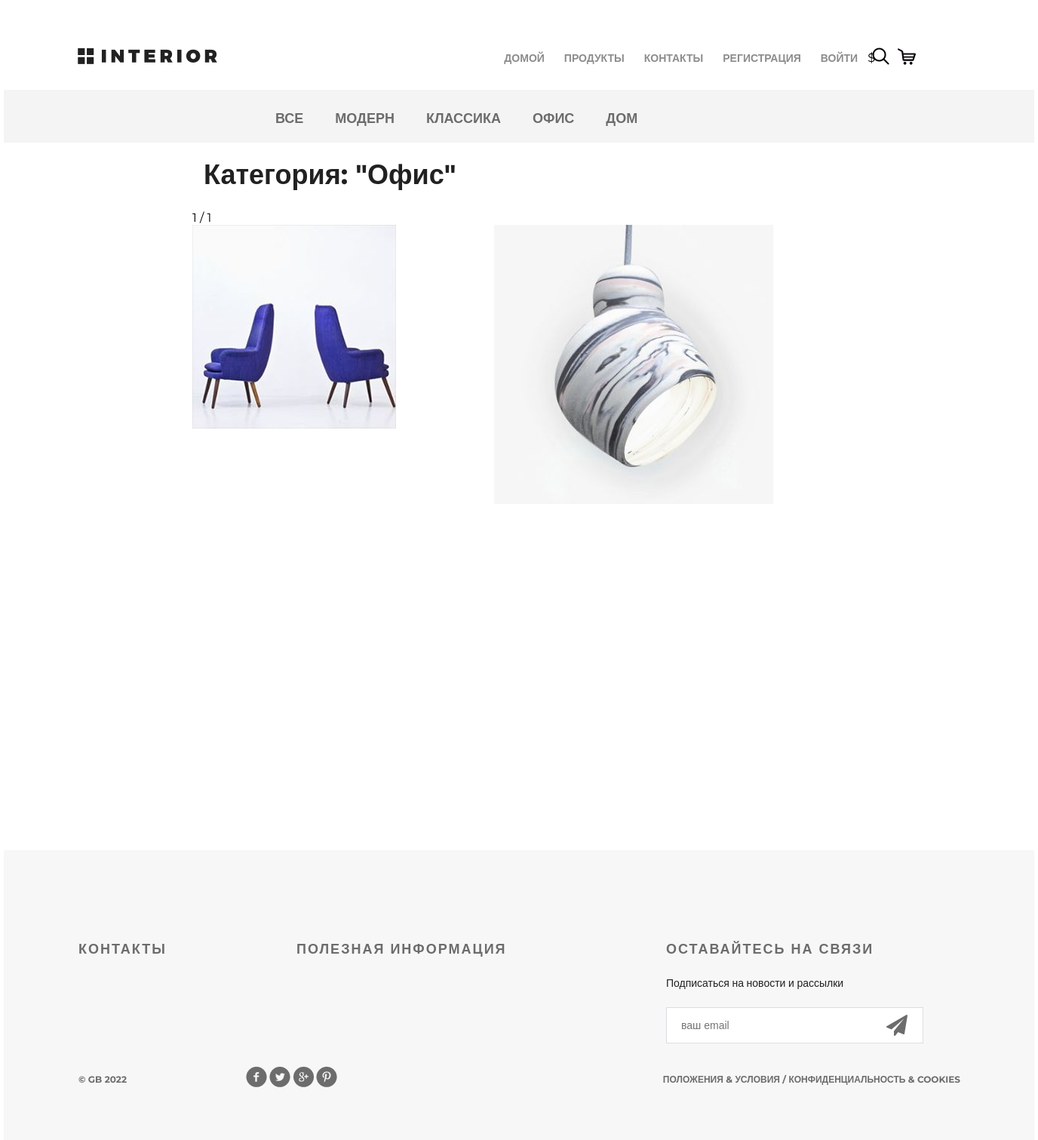
Screenshot of /products/category/8/ with the database file from the repository.
### mainapp/models.py (models this page shows, shortened)
class ProductCategory(models.Model):
    name = models.CharField(max_length=64, blank=True, unique=True, verbose_name='Название')
    description = models.TextField(verbose_name='Описание')
    is_active = models.BooleanField(default=True)
    class Meta:
        verbose_name = 'категория'
        verbose_name_plural = 'категория'
        ordering = ('-id',)

class Product(models.Model):
    category = models.ForeignKey(ProductCategory, on_delete=models.CASCADE, verbose_name='Категория')
    name = models.CharField(max_length=128, verbose_name='Название')
    image = models.ImageField(upload_to='products', blank=True, verbose_name='Картинка')
    short_desc = models.CharField(max_length=255, verbose_name='Краткое описание')
    description = models.TextField(verbose_name='Описание')
    price = models.DecimalField(decimal_places=2, max_digits=10, default=0, verbose_name='Цена')
    quantity = models.PositiveSmallIntegerField(default=0, verbose_name='Количество')
    count_sales = models.PositiveIntegerField(default=0, verbose_name='Количество покупок')
    is_active = models.BooleanField(default=True)

### mainapp/views.py (the view)
# urls.py: path('category/<int:pk>/', views.ProductsListView.as_view(), name='category'),
class ProductsListView(ListView):
    template_name = 'mainapp/products_list.html'
    model = Product
    paginate_by = 2
    def get_queryset(self):
        queryset = super().get_queryset().select_related()
        category_pk = self.kwargs.get('pk')
        if category_pk != 0:
            queryset = queryset.filter(category__pk=category_pk)
        return queryset
    def get_context_data(self, *args, **kwargs):
        context_data = super().get_context_data(*args, **kwargs)
        category_pk = self.kwargs.get('pk')
        context_data['list_menu'] = ProductCategory.objects.filter(is_active=True).select_related()
        context_data['title'] = 'Продукты'
        if category_pk == 0:
            context_data['category'] = {
                'name': 'Все',
                'pk': 0
            }
        else:
            context_data['category'] = get_object_or_404(ProductCategory, pk=category_pk)
        return context_data

### adminapp/templatetags/my_tags.py (called while the page is built)
@register.filter(name='media_for_product')
def media_for_product(img_path):
    if not img_path:
        img_path = 'products/default.jpg'
    return f'{settings.MEDIA_URL}{img_path}'

### mainapp/context_processor.py (called while the page is built)
def basket(request):
    basket_items = []
    if request.user.is_authenticated:
        basket_items = Basket.objects.filter(user=request.user).select_related()
    return {
        'basket': basket_items
    }

### mainapp/templates/mainapp/products_list.html (shortened to what this page needs)
{% extends 'mainapp/base.html' %}
{% load static %}
{% load my_tags %}
{% block menu %}
    <div class="hero-white">
        <div class="header clearfix">
            {% include 'mainapp/includes/inc_main_menu.html' %}
        </div>
    </div>
{% endblock %}
{% block content %}
    <div class="details">
        <div class="links clearfix">
            {% include 'mainapp/includes/inc_catrgories_menu.html' %}
        </div>
        <div class="products_list">
            <div class="title clearfix">
                <h2>
                    Категория: "{{ category.name|title }}"
                </h2>
            </div>
            <div class="pagination">
                {{ page_obj.number }} / {{ page_obj.paginator.num_pages }}
            </div>
            <div class="category-products clearfix">
                {% for product in object_list %}
                    {% if product.is_active %}
                    <div class="block">
                        <a href="{% url 'products:product' product.pk %}">
                            <img src="{{ product.image|media_for_product }}" alt="product">
                        </a>
                    </div>
                    {% endif %}
                {% endfor %}
            </div>
        </div>
    </div>
    <div class="clr"></div>
{% endblock %}

### mainapp/templates/mainapp/includes/inc_catrgories_menu.html (shortened to what this page needs)
<ul class="links-menu">
    <li><a href="{% url 'products:category' 0 %}">Все</a></li>
    {% for item in list_menu %}
        <li><a
                href="{% url 'products:category' item.pk %}"
        >{{ item.name }}</a></li>
    {% endfor %}
</ul>

### static/style.css (style rules this page uses)
* { margin: 0; padding: 0; }
body { font-family: 'Montserrat', sans-serif; }
html, body { height: 100%; }
.products_list { margin-left: 250px; }
.products_list a { color: #555; text-decoration: none; }
.products_list .title { margin: 20px auto; height: 50px; float: none; }
.products_list .title h2 { margin-top: 0; float: left; }
.category-products { margin-bottom: 75px; }
.category-products .block a img { float: left; }
.category-products .block { float: left; margin-right: 30px; display: block; height: 370px; width: 370px; position: relative; }
.clr { height: 384px; }
.clearfix:after { content: ""; display: block; clear: both; }
.title { height: 152px; margin-right: 15px; }
.title h2 { float: left; margin-top: 118px; color: #212121; font-size: 36px; font-weight: 700; text-align: left; margin-left: 15px; }
.hero-white { background-color: #fff; height: 119px; padding-left: 98px; padding-right: 211px; position: relative; }
.links { height: 70px; background-color: #f4f4f4; position: relative; padding-left: 360px; }
.links-menu { margin: 27px auto 0px; position: absolute; }
.links-menu li { float: left; list-style-type: none; padding-right: 42px; }
.links-menu li a { text-decoration: none; color: #6c6c6c; font-size: 18px; font-weight: 700; text-transform: uppercase; }

### rows the page displays
ProductCategory: name "МОДЕРН"
ProductCategory: name "КЛАССИКА"
ProductCategory: name "ОФИС", name "Офис"
ProductCategory: name "ДОМ"
Product: image|media_for_product (picture)
Product: image|media_for_product (picture)

### other values shown
{{ page_obj.number }} "1"
{{ page_obj.paginator.num_pages }} "1"
